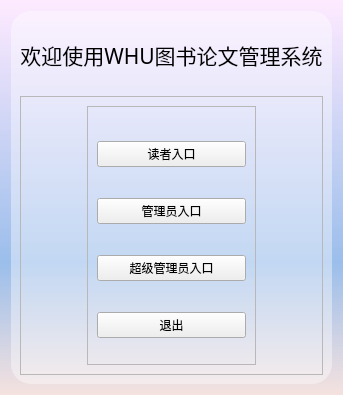
<?xml version="1.0" encoding="UTF-8"?>
<ui version="4.0">
 <class>Form</class>
 <widget class="QWidget" name="Form">
  <property name="geometry">
   <rect>
    <x>0</x>
    <y>0</y>
    <width>342</width>
    <height>395</height>
   </rect>
  </property>
  <property name="sizePolicy">
   <sizepolicy hsizetype="Preferred" vsizetype="Expanding">
    <horstretch>0</horstretch>
    <verstretch>0</verstretch>
   </sizepolicy>
  </property>
  <property name="windowTitle">
   <string>Form</string>
  </property>
  <property name="styleSheet">
   <string notr="true">QWidget#Form{
background:qlineargradient(spread:pad, x1:0, y1:0, x2:0, y2:1, stop:0 rgba(254, 234, 255, 255), stop:0.664773 rgba(155, 190, 235, 255), stop:1 rgba(245, 226, 223, 255));}
</string>
  </property>
  <layout class="QHBoxLayout" name="horizontalLayout_7">
   <item>
    <widget class="QFrame" name="frame">
     <property name="styleSheet">
      <string notr="true">QFrame#frame{
border-radius:20px;
background:rgba(255,255,255,100)}</string>
     </property>
     <property name="frameShape">
      <enum>QFrame::StyledPanel</enum>
     </property>
     <property name="frameShadow">
      <enum>QFrame::Raised</enum>
     </property>
     <layout class="QVBoxLayout" name="verticalLayout_3" stretch="1,4">
      <item>
       <widget class="QLabel" name="label">
        <property name="font">
         <font>
          <family>微软雅黑</family>
          <pointsize>16</pointsize>
         </font>
        </property>
        <property name="text">
         <string>欢迎使用WHU图书论文管理系统</string>
        </property>
        <property name="alignment">
         <set>Qt::AlignCenter</set>
        </property>
       </widget>
      </item>
      <item>
       <widget class="QFrame" name="frame_2">
        <property name="frameShape">
         <enum>QFrame::StyledPanel</enum>
        </property>
        <property name="frameShadow">
         <enum>QFrame::Raised</enum>
        </property>
        <layout class="QHBoxLayout" name="horizontalLayout" stretch="1,3,1">
         <item>
          <spacer name="horizontalSpacer">
           <property name="orientation">
            <enum>Qt::Horizontal</enum>
           </property>
           <property name="sizeHint" stdset="0">
            <size>
             <width>60</width>
             <height>20</height>
            </size>
           </property>
          </spacer>
         </item>
         <item>
          <widget class="QFrame" name="frame_3">
           <property name="frameShape">
            <enum>QFrame::StyledPanel</enum>
           </property>
           <property name="frameShadow">
            <enum>QFrame::Raised</enum>
           </property>
           <layout class="QVBoxLayout" name="verticalLayout_2">
            <property name="bottomMargin">
             <number>1</number>
            </property>
            <item>
             <widget class="QPushButton" name="pushButton_7">
              <property name="font">
               <font>
                <family>微软雅黑 Light</family>
                <pointsize>9</pointsize>
               </font>
              </property>
              <property name="text">
               <string>读者入口</string>
              </property>
             </widget>
            </item>
            <item>
             <widget class="QPushButton" name="pushButton_6">
              <property name="font">
               <font>
                <family>微软雅黑 Light</family>
                <pointsize>9</pointsize>
               </font>
              </property>
              <property name="text">
               <string>管理员入口</string>
              </property>
             </widget>
            </item>
            <item>
             <widget class="QPushButton" name="pushButton_5">
              <property name="font">
               <font>
                <family>微软雅黑 Light</family>
                <pointsize>9</pointsize>
               </font>
              </property>
              <property name="text">
               <string>超级管理员入口</string>
              </property>
             </widget>
            </item>
            <item>
             <widget class="QPushButton" name="pushButton_4">
              <property name="font">
               <font>
                <family>微软雅黑 Light</family>
                <pointsize>9</pointsize>
               </font>
              </property>
              <property name="text">
               <string>退出</string>
              </property>
             </widget>
            </item>
           </layout>
          </widget>
         </item>
         <item>
          <spacer name="horizontalSpacer_2">
           <property name="orientation">
            <enum>Qt::Horizontal</enum>
           </property>
           <property name="sizeHint" stdset="0">
            <size>
             <width>60</width>
             <height>20</height>
            </size>
           </property>
          </spacer>
         </item>
        </layout>
       </widget>
      </item>
     </layout>
    </widget>
   </item>
  </layout>
 </widget>
 <resources>
  <include location="../Pictures/picture.qrc"/>
 </resources>
 <connections/>
</ui>
